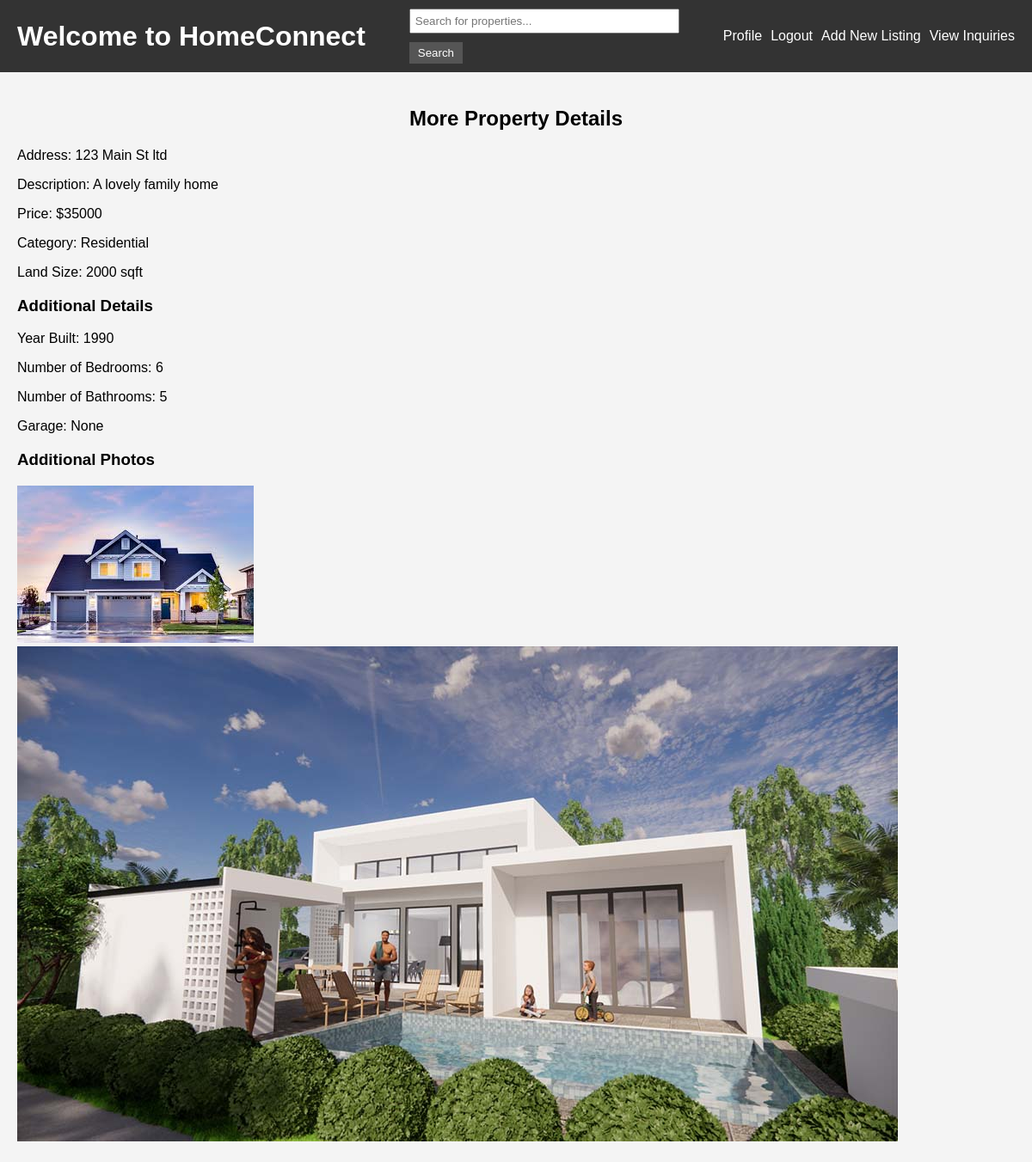
Page /properties/12/more/ (signed in) on the committed database.
### core/models.py (models this page shows, shortened)
class Property(models.Model):
    property_purchaser = models.ForeignKey(PropertyPurchaser, on_delete=models.CASCADE)
    address = models.CharField(max_length=255)
    description = models.TextField()
    price = models.CharField(max_length=20)
    category = models.CharField(max_length=50)
    land_size = models.CharField(max_length=20)
    image = models.ImageField(upload_to='property_images/', null=True, blank=True)
    number_of_bedrooms = models.CharField(max_length=5, null=True, blank=True)
    number_of_bathrooms = models.CharField(max_length=5, null=True, blank=True)
    garage = models.CharField(max_length=5, null=True, blank=True)
    year_built = models.CharField(max_length=4, null=True, blank=True)

class AdditionalPhoto(models.Model):
    property = models.ForeignKey(Property, related_name='additional_photos', on_delete=models.CASCADE)
    photo = models.ImageField(upload_to='additional_photos/')

### core/views.py (the view)
# urls.py: path('properties/<int:property_id>/more/', views.more_property_details, name='more_property_details'),
@login_required
def more_property_details(request, property_id):
    property_instance = get_object_or_404(Property, id=property_id)
    return render(request, 'more_property_details.html', {'property': property_instance})

### core/templates/more_property_details.html (shortened to what this page needs)
{% extends 'base.html' %}
{% block content %}
<h2>More Property Details</h2>
<p>Address: {{ property.address }}</p>
<p>Description: {{ property.description }}</p>
<p>Price: ${{ property.price }}</p>
<p>Category: {{ property.category }}</p>
<p>Land Size: {{ property.land_size }}</p>
<h3>Additional Details</h3>
<p>Year Built: {{ property.year_built }}</p>
<p>Number of Bedrooms: {{ property.number_of_bedrooms }}</p>
<p>Number of Bathrooms: {{ property.number_of_bathrooms }}</p>
<p>Garage: {{ property.garage }}</p>
<h3>Additional Photos</h3>
{% for photo in property.additional_photos.all %}
    <img src="{{ photo.photo.url }}" alt="Additional Photo">
{% empty %}
    <p>No additional photos available.</p>
{% endfor %}
{% endblock %}

### core/static/styles.css (style rules this page uses)
body { font-family: Arial, sans-serif; background-color: #f4f4f4; margin: 0; padding: 0; }
h2 { text-align: center; }

### rows in the picture
Property: address "123 Main St ltd", description "A lovely family home", price "35000", category "Residential", land_size "2000 sqft", year_built "1990", number_of_bedrooms "6", number_of_bathrooms "5", garage "None"
AdditionalPhoto: photo (picture)
AdditionalPhoto: photo (picture)
